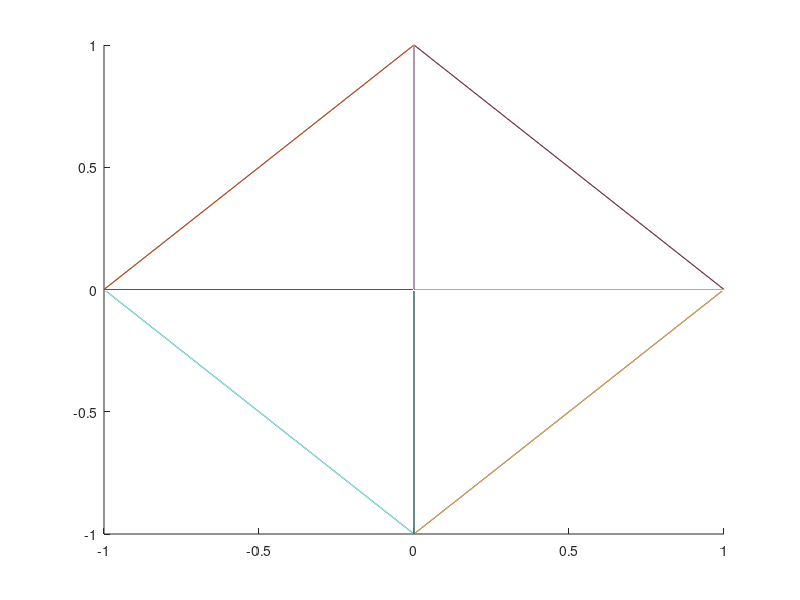

MATLAB code for this plot:
	clc; clear all; close all;
    trXF = zeros([8, 3]);
    trXF = [ [0,0,1];[0, 0, -1];[0,0,1];[0,0,-1];[0,0,1];[0, 0, -1];[0,0,1];[0,0,-1] ];
    trYF = zeros([8, 3]);
	trYF = [[1,0,0];[1,0,0];[1,0,0];[1,0,0];[-1,0,0];[-1,0,0];[-1,0,0];[-1,0,0] ];
	trZF = zeros([8, 3]);
    trZF = [[0,1,0];[0,1,0];[0,-1,0];[0,-1,0];[0,1,0];[0,1,0];[0,-1,0];[0,-1,0]];
	% float a[3], b[3], c[3], dir1, temp;
    trX = zeros([8, 3]); trY = zeros([8, 3]); trZ = zeros([8, 3]);
for k = 1 : 8	
		a(1) = -1*trXF(k,1);
		a(2) = -1*trYF(k,1);
		a(3) = -1*trZF(k,1);
      
		b(1) = -1*trXF(k,2);
		b(2) = -1*trYF(k,2);
		b(3) = -1*trZF(k,2);
      
		c(1) = -1*trXF(k,3);
		c(2) = -1*trYF(k,3);
		c(3) = -1*trZF(k,3);

		dir1 = c(1)*(a(2)*b(3) - a(3)*b(2)) - c(2)*(a(1)*b(3)-a(3)*b(1)) + c(3)*(a(1)*b(2)-a(2)*b(1));
        if (dir1 > 0)
            temp = a(1);
			a(1) = b(1);
			b(1) = temp;
			temp = a(2);
			a(2) = b(2);
			b(2) = temp;
			temp = a(3);
			a(3) = b(3);
			b(3) = temp;
			trX(k,1) = -a(1);
			trY(k,1) = -a(2);
			trZ(k,1) = -a(3);
			trX(k,2) = -b(1);
			trY(k,2) = -b(2);
			trZ(k,2) = -b(3);
			trX(k,3) = -c(1);
			trY(k,3) = -c(2);
			trZ(k,3) = -c(3);
        else
            trX(k,1) = -a(1);
			trY(k,1) = -a(2);
			trZ(k,1) = -a(3);
			trX(k,2) = -b(1);
			trY(k,2) = -b(2);
			trZ(k,2) = -b(3);
			trX(k,3) = -c(1);
			trY(k,3) = -c(2);
			trZ(k,3) = -c(3);
        end
end
X1=[];Y1=[];Z1=[];
ColList='ymcrgbk'; %no w letter because you won't see the white line 
pcol = [255,0,0];
hold on
for k = 1 : 8
    col=[rand, rand, rand];
    X1=[];Y1=[];Z1=[];
    trX_tmp = trX(k, :);
    X1 = [X1; trX_tmp(1)];
    trY_tmp = trY(k, :);
    X1 = [X1; trY_tmp(1)];
    trZ_tmp = trZ(k, :);
    X1 = [X1; trZ_tmp(1); trX_tmp(1)];
    Y1 = [Y1; trX_tmp(2); trY_tmp(2); trZ_tmp(2); trX_tmp(2)];
    Z1 = [Z1; trX_tmp(3); trY_tmp(3); trZ_tmp(3); trX_tmp(3)];
    plot3(X1, Y1, Z1, 'color', col)
    pause(2)
end 

hold off



% Points = rand(50,3);
% points = [1 0 0; 0 1 0; 0 0 1; -1 0 0];
% dt = delaunayTriangulation(trX);
% faceColor  = [0.6875 0.8750 0.8984];
% figure
% tetramesh(dt,'FaceColor',faceColor,'FaceAlpha',0.3);